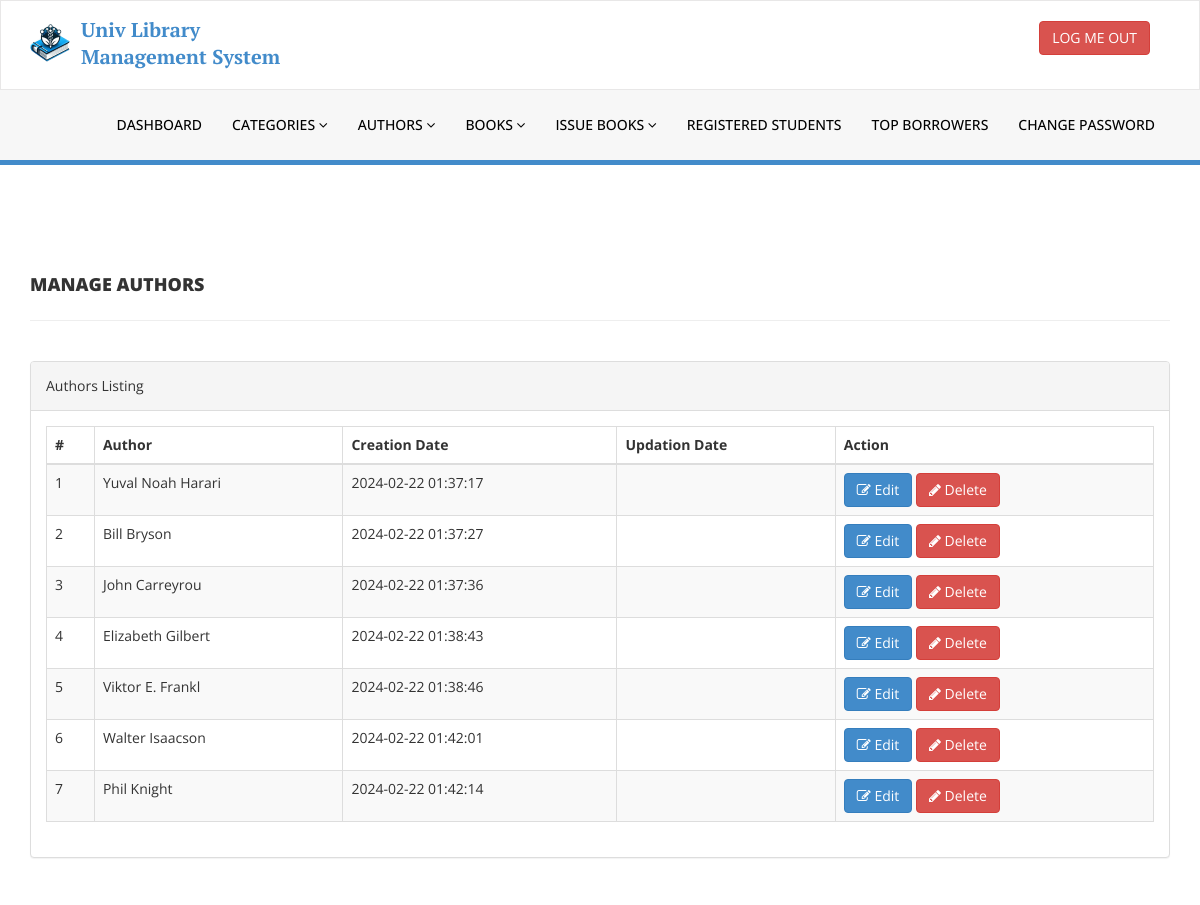
Page /library/admin/manage-authors.php (signed in) on the earlier database version.
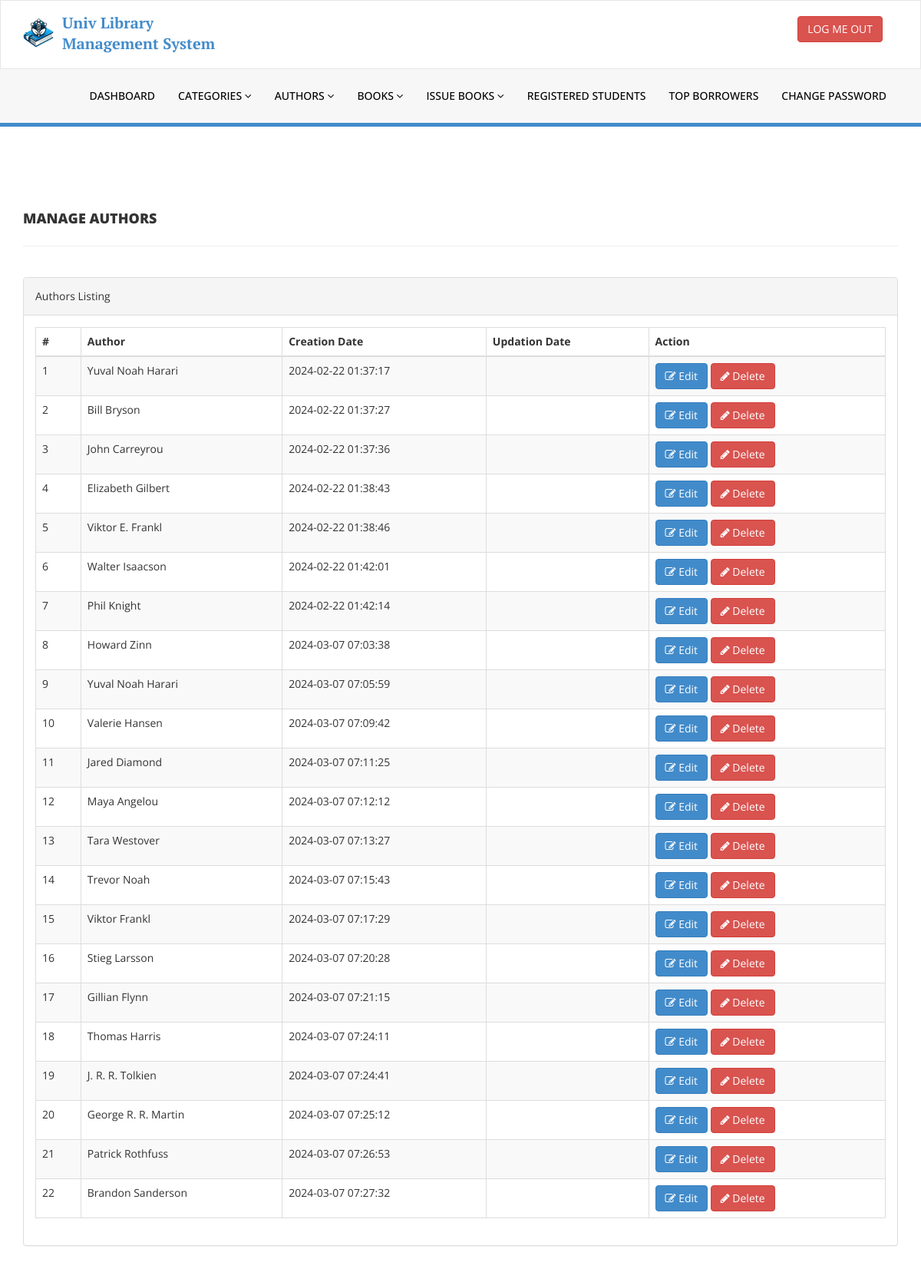
Same page on the later database version.
### tables this page shows
CREATE TABLE `tblauthors` (
  `id` int(11) NOT NULL,
  `AuthorName` varchar(159) DEFAULT NULL,
  `creationDate` timestamp NULL DEFAULT current_timestamp(),
  `UpdationDate` timestamp NULL DEFAULT NULL ON UPDATE current_timestamp()
);

### library/admin/manage-authors.php (the view, shortened to what this page needs)
<?php
include('includes/config.php');
if (strlen($_SESSION['alogin']) == 0) {
    header('location:index.php');
} else {
?>
    <!DOCTYPE html>
    <html xmlns="http://www.w3.org/1999/xhtml">
    <head>
        <link href="assets/css/bootstrap.css" rel="stylesheet" />
        <link href="assets/css/font-awesome.css" rel="stylesheet" />
        <link href="assets/js/dataTables/dataTables.bootstrap.css" rel="stylesheet" />
        <link href="assets/css/style.css" rel="stylesheet" />
    </head>
    <body>
        <?php include('includes/header.php'); ?>
        <div class="content-wrapper">
            <div class="container">
                <div class="row pad-botm">
                    <div class="col-md-12">
                        <h4 class="header-line">Manage Authors</h4>
                    </div>
                    <div class="row">
                    </div>
                </div>
                <div class="row">
                    <div class="col-md-12">
                        <div class="panel panel-default">
                            <div class="panel-heading">
                                Authors Listing
                            </div>
                            <div class="panel-body">
                                <div class="table-responsive">
                                    <table class="table table-striped table-bordered table-hover" id="dataTables-example">
                                        <thead>
                                            <tr>
                                                <th>#</th>
                                                <th>Author</th>
                                                <th>Creation Date</th>
                                                <th>Updation Date</th>
                                                <th>Action</th>
                                            </tr>
                                        </thead>
                                        <tbody>
                                            <?php $sql = "SELECT * from  tblauthors";
                                            $query = $dbh->prepare($sql);
                                            $query->execute();
                                            $results = $query->fetchAll(PDO::FETCH_OBJ);
                                            $cnt = 1;
                                            if ($query->rowCount() > 0) {
                                                foreach ($results as $result) {               ?>
                                                    <tr class="odd gradeX">
                                                        <td class="center"><?php echo htmlentities($cnt); ?></td>
                                                        <td class="center"><?php echo htmlentities($result->AuthorName); ?></td>
                                                        <td class="center"><?php echo htmlentities($result->creationDate); ?></td>
                                                        <td class="center"><?php echo htmlentities($result->UpdationDate); ?></td>
                                                        <td class="center">
                                                            <a href="edit-author.php?athrid=<?php echo htmlentities($result->id); ?>"><button class="btn btn-primary"><i class="fa fa-edit "></i> Edit</button>
                                                                <a href="manage-authors.php?del=<?php echo htmlentities($result->id); ?>" onclick="return confirm('Are you sure you want to delete?');" >  <button class=" btn btn-danger"><i class="fa fa-pencil"></i> Delete</button>
                                                        </td>
                                                    </tr>
                                            <?php $cnt = $cnt + 1;
                                                }
                                            } ?>
                                        </tbody>
                                    </table>
                                </div>
                            </div>
                        </div>
                    </div>
                </div>
            </div>
        </div>
    </body>
    </html>
<?php } ?>

Differences in the rows shown:
added tblauthors: AuthorName "Howard Zinn", creationDate "2024-03-07 07:03:38"
added tblauthors: AuthorName "Yuval Noah Harari", creationDate "2024-03-07 07:05:59"
added tblauthors: AuthorName "Valerie Hansen", creationDate "2024-03-07 07:09:42"
added tblauthors: AuthorName "Jared Diamond", creationDate "2024-03-07 07:11:25"
added tblauthors: AuthorName "Maya Angelou", creationDate "2024-03-07 07:12:12"
added tblauthors: AuthorName "Tara Westover", creationDate "2024-03-07 07:13:27"
added tblauthors: AuthorName "Trevor Noah", creationDate "2024-03-07 07:15:43"
added tblauthors: AuthorName "Viktor Frankl", creationDate "2024-03-07 07:17:29"
added tblauthors: AuthorName "Stieg Larsson", creationDate "2024-03-07 07:20:28"
added tblauthors: AuthorName "Gillian Flynn", creationDate "2024-03-07 07:21:15"
added tblauthors: AuthorName "Thomas Harris", creationDate "2024-03-07 07:24:11"
added tblauthors: AuthorName "J. R. R. Tolkien", creationDate "2024-03-07 07:24:41"
added tblauthors: AuthorName "George R. R. Martin", creationDate "2024-03-07 07:25:12"
added tblauthors: AuthorName "Patrick Rothfuss", creationDate "2024-03-07 07:26:53"
added tblauthors: AuthorName "Brandon Sanderson", creationDate "2024-03-07 07:27:32"
